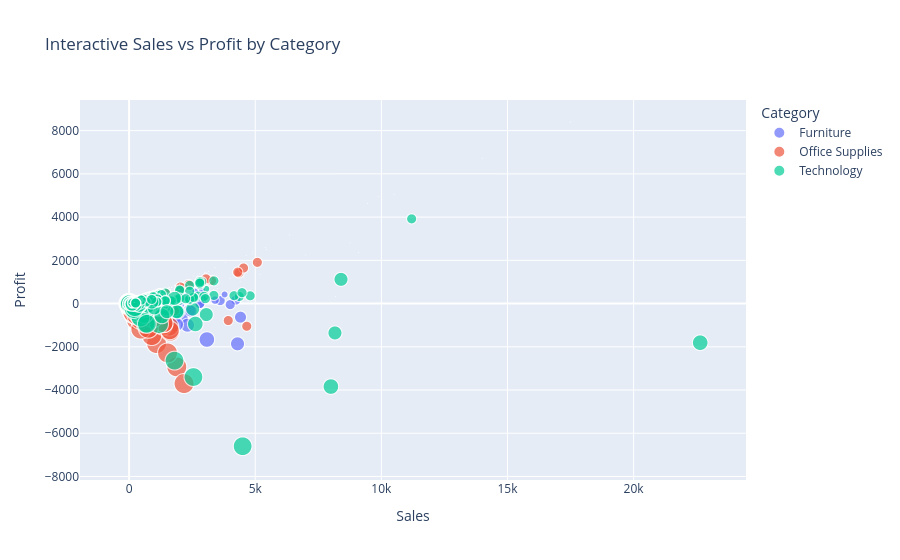

Notebook cell for this chart:
### Markdown cell above
## 12. Interactive Dashboard (Plotly)

### Code cell
if set(['Category','Sales','Profit','Discount']).issubset(df.columns):
    fig = px.scatter(df, x='Sales', y='Profit', color='Category', size='Discount',
                     hover_data=['Sub-Category','Region','Segment'], title='Interactive Sales vs Profit by Category')
    fig.show()

### Figure 1 — Plotly figure (JSON) as saved in the notebook; plotly's stock layout.template omitted (floating-point values rounded to 4 significant figures; data arrays with more than 128 entries replaced by an {"elided": "..."} marker saying what was removed)
{"data": [{"customdata": {"elided": "2121x3 str values"}, "hovertemplate": "Category=Furniture<br>Sales=%{x}<br>Profit=%{y}<br>Discount=%{marker.size}<br>Sub-Category=%{customdata[0]}<br>Region=%{customdata[1]}<br>Segment=%{customdata[2]}<extra></extra>", "legendgroup": "Furniture", "marker": {"color": "#636efa", "size": {"elided": "2121 float values"}, "sizemode": "area", "sizeref": 0.002, "symbol": "circle"}, "mode": "markers", "name": "Furniture", "showlegend": true, "type": "scattergl", "x": {"elided": "2121 float values"}, "xaxis": "x", "y": {"elided": "2121 float values"}, "yaxis": "y"}, {"customdata": {"elided": "6026x3 str values"}, "hovertemplate": "Category=Office Supplies<br>Sales=%{x}<br>Profit=%{y}<br>Discount=%{marker.size}<br>Sub-Category=%{customdata[0]}<br>Region=%{customdata[1]}<br>Segment=%{customdata[2]}<extra></extra>", "legendgroup": "Office Supplies", "marker": {"color": "#EF553B", "size": {"elided": "6026 float values"}, "sizemode": "area", "sizeref": 0.002, "symbol": "circle"}, "mode": "markers", "name": "Office Supplies", "showlegend": true, "type": "scattergl", "x": {"elided": "6026 float values"}, "xaxis": "x", "y": {"elided": "6026 float values"}, "yaxis": "y"}, {"customdata": {"elided": "1847x3 str values"}, "hovertemplate": "Category=Technology<br>Sales=%{x}<br>Profit=%{y}<br>Discount=%{marker.size}<br>Sub-Category=%{customdata[0]}<br>Region=%{customdata[1]}<br>Segment=%{customdata[2]}<extra></extra>", "legendgroup": "Technology", "marker": {"color": "#00cc96", "size": {"elided": "1847 float values"}, "sizemode": "area", "sizeref": 0.002, "symbol": "circle"}, "mode": "markers", "name": "Technology", "showlegend": true, "type": "scattergl", "x": {"elided": "1847 float values"}, "xaxis": "x", "y": {"elided": "1847 float values"}, "yaxis": "y"}], "layout": {"legend": {"itemsizing": "constant", "title": {"text": "Category"}, "tracegroupgap": 0}, "title": {"text": "Interactive Sales vs Profit by Category"}, "xaxis": {"anchor": "y", "domain": [0, 1], "title": {"text": "Sales"}}, "yaxis": {"anchor": "x", "domain": [0, 1], "title": {"text": "Profit"}}}}
